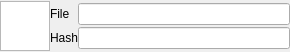
<?xml version="1.0" encoding="UTF-8"?>
<ui version="4.0">
 <class>TextureValue</class>
 <widget class="QWidget" name="TextureValue">
  <property name="geometry">
   <rect>
    <x>0</x>
    <y>0</y>
    <width>290</width>
    <height>52</height>
   </rect>
  </property>
  <property name="acceptDrops">
   <bool>true</bool>
  </property>
  <property name="windowTitle">
   <string>Form</string>
  </property>
  <layout class="QVBoxLayout" name="verticalLayout">
   <property name="spacing">
    <number>0</number>
   </property>
   <property name="leftMargin">
    <number>0</number>
   </property>
   <property name="topMargin">
    <number>0</number>
   </property>
   <property name="rightMargin">
    <number>0</number>
   </property>
   <property name="bottomMargin">
    <number>0</number>
   </property>
   <item>
    <layout class="QHBoxLayout" name="horizontalLayout">
     <item>
      <widget class="QGraphicsView" name="m_pPreviewGV">
       <property name="maximumSize">
        <size>
         <width>50</width>
         <height>50</height>
        </size>
       </property>
      </widget>
     </item>
     <item>
      <layout class="QGridLayout" name="gridLayout">
       <item row="0" column="0">
        <widget class="QLabel" name="m_pFileLabel">
         <property name="text">
          <string>File</string>
         </property>
        </widget>
       </item>
       <item row="1" column="0">
        <widget class="QLabel" name="m_pHashLabel">
         <property name="text">
          <string>Hash</string>
         </property>
        </widget>
       </item>
       <item row="0" column="1">
        <widget class="QLineEdit" name="m_pFileEdit"/>
       </item>
       <item row="1" column="1">
        <widget class="QLineEdit" name="m_pHashEdit"/>
       </item>
      </layout>
     </item>
    </layout>
   </item>
  </layout>
 </widget>
 <resources/>
 <connections/>
</ui>
